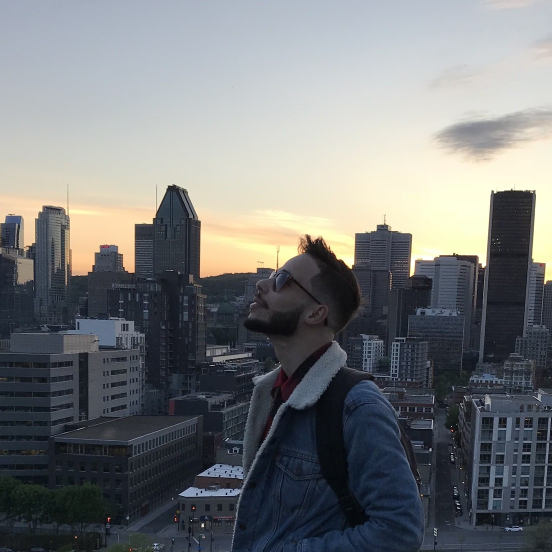
#> input picture scripts/source/portrait.jpg, 1104 x 1104 px (shown at 1/2 size)
$ python build_profile.py
#> lines starting #> are read from the running program, lines starting #| are printed output that depends on the picture
#!/usr/bin/env python3
"""Builds the animated card at the top of the profile README, in a light and a dark version:
assets/profile-{light,dark}.svg and the link slices assets/link-*-{light,dark}.svg.

Edit the facts below, then run:  python3 scripts/build_profile.py

Sources in scripts/source are square crops of the same photo, so the subject lines up from frame to frame:
  portrait.jpg              the original photo
  portrait-cutout.png       its cutout, from scripts/cutout.swift (macOS Vision, runs locally)
  backgrounds/*.jpg         real AI backgrounds, generated in the Photoroom app on that photo
  name.svg                  the name as outlines, from scripts/outline_name.py
"""

import base64
import io
import re
from pathlib import Path

from PIL import Image, ImageFilter

ROOT = Path(__file__).resolve().parent.parent
SOURCE = ROOT / "scripts" / "source"

# ── Facts ────────────────────────────────────────────────────────────────────

PITCH = [
    "I ship features in Photoroom's AI photo editor,",
    "used by millions to make their photos shine.",
]
CAREER = [
    # hash, company, what, role, glyph (node colours are per theme, in THEMES)
    ("a190l1a", "Algolia", "Search engine", "software engineering", "A"),
    ("ca570rd", "CastorDoc", "Data catalog", "fullstack engineering", "C"),
    ("a5m335f", "Ministère des Armées", "Defense, 3 years of service", "software engineering", "*"),
    (None, "Photoroom", "AI photo editing", "software engineering, since 2026", "P"),
]
# Photoroom since Feb 16, 2026. Counts from `gh search prs --owner Photoroom --author @me --merged`
# and `--reviewed-by @me` excluding my own (2026-11-27); Code Connect coverage from the July 31 audit (367/385).
CHANGELOG = [
    [("Rookie of the Year", None, 700), (" at Photoroom, in my first 4.5 months", None, 400)],
    [("880+", None, 700), (" pull requests merged and ", None, 400), ("660+", None, 700), (" reviewed, in 9 months", None, 400)],
    [("Shipped ", None, 400), ("Virtual Models, AI Video Gen, Share Links, Recommended edits", None, 700)],
    [("Design system: Code Connect coverage from ", None, 400), ("22% to 95%", None, 700)],
    [("Now building ", None, 400), ("Video Ad Maker", None, 700), (", AI video ads from product photos", None, 400)],
]

# ── Palette: a blueprint on GitHub's own canvas, with a light and a dark card ──
# The ground is transparent, so the card takes the page colour of any GitHub theme (light #ffffff, dark #0d1117,
# dark dimmed #22272e, high contrast #010409...); the blueprint is sky-blue linework, borders and box fills are
# translucent tints, and only the hero (whoami, the photo and the name) is a solid blue block. The README's <picture> shows the card matching the viewer's GitHub theme: GitHub
# wraps it in <themed-picture>, which rewrites the media query from that setting, not just the OS.
# Every text holds 4.5:1 against what is behind it (3:1 when large), a grid line under it included.

SKY = "#0099FF"  # the light inside the hero block
CLOUD = "#FDFDFE"  # type, frame and grid on the hero block
LIME = "#E0F354"  # the touch
NAVY = "#05264D"  # glyphs on light nodes and on lime, the photo's top scrim
CHIP, CHIP_TEXT, CHIP_SUB = "#05305F", CLOUD, "#DCE9F7"  # the caption chip on the photo
CHECKER = ("#0A4C99", "#0A58AE")  # the "transparent" squares, in blueprint blue
FRANCE_BLUE = "#2A63F6"
FRANCE_RED = "#E5484D"
THEMES = {
    "light": dict(
        HERO="#0969DA", TEXT="#1F2328", SUB="#1F2328", MUTED="#59636E", FAINT="#59636E", ACCENT="#0969DA",
        LINE="#1F2328", LINE_OPACITY=0.2, TINT="#1F2328", LOG_PANEL=0.03, LOG_TAB=0.06,  # tint opacities
        BLUE="#0969DA", GREEN="#116329", LINEWORK="#0969DA", GRID=(0.07, 0.12), SKYLINE_OPACITY=0.45, HEAD_GLOW=0.1,
        HERO_TEXT=CLOUD, HERO_TILDE=CLOUD,  # lime is 4.2:1 on GitHub blue, too low for 15 px text
        # node fill, ring, glyph: one blue family toward a lime present; the rings hold 3:1 on the page
        NODES=[("#8EB9E6", "#0969DA", NAVY), ("#5C9CE4", "#0969DA", NAVY), ("#0969DA", "#0969DA", "#FFFFFF"), (LIME, "#0969DA", NAVY)],
        PRESENT="#0969DA", HEAD_EDGE="#7F9010",  # arrow and HEAD pulse; lime alone vanishes on white
    ),
    "dark": dict(
        HERO="#0E2A4F", TEXT="#E6EDF3", SUB="#C9D1D9", MUTED="#A0A8B1", FAINT="#A0A8B1", ACCENT="#4493F8",  # muted holds 4.5:1 on dimmed boxes
        LINE="#FFFFFF", LINE_OPACITY=0.15, TINT="#FFFFFF", LOG_PANEL=0.04, LOG_TAB=0.08,
        BLUE=LIME, GREEN=LIME, LINEWORK="#4493F8", GRID=(0.09, 0.14), SKYLINE_OPACITY=0.5, HEAD_GLOW=0.18,
        HERO_TEXT="#E6F1FC", HERO_TILDE=LIME,
        NODES=[("#1F4E8C", "#4493F8", "#FFFFFF"), ("#2F6FC4", "#4493F8", "#FFFFFF"), ("#4493F8", "#4493F8", "#0D1117"), (LIME, "#4493F8", NAVY)],
        PRESENT=LIME, HEAD_EDGE=LIME,
    ),
}
# The palette is module-level, like the rest of the generator; the build loop switches it per theme, so both
# themes must set the same names or one would silently keep the other's value.
assert THEMES["light"].keys() == THEMES["dark"].keys(), set(THEMES["light"]) ^ set(THEMES["dark"])
globals().update(THEMES["light"])

W = 1000
# The README top-aligns the card (align="top") so GitHub leaves no line-box gap between it and the links.
SEAM = 0
RADIUS = 7  # GitHub's 6 px Box corners at the card's 846 / 1000 scale
SANS = "-apple-system, BlinkMacSystemFont, 'Segoe UI', Helvetica, Arial, sans-serif"
MONO = "ui-monospace, 'SF Mono', SFMono-Regular, Menlo, Monaco, 'Cascadia Code', Consolas, 'Liberation Mono', monospace"

# Hero loop: original photo, background removal sweep, then each AI background, then back to the original.
LOOP = 13.0
SWEEP_START, SWEEP_END, REMOVED_END = 1.0, 3.0, 4.5
AI_BACKGROUNDS = [
    # file, caption, shown from (s)
    ("space.jpg", "AI background: outer space", REMOVED_END),
    ("paris.jpg", "AI background: Paris at dusk", 8.5),
]
RESET = 12.2
# The hero is a magazine cover: the name sits between the background and the cutout, so once the background
# is gone Tom stands in front of it. The banner shows a band of the square photos, from WINDOW_TOP down.
BANNER_X, BANNER_Y, BANNER_W, BANNER_H = 56, 92, 888, 440
WINDOW_TOP = 0.26
NAME_X, NAME_W = 84, 832
# On the square photo his hair starts at 0.43, so the head covers the bottom third of the letters it crosses.
NAME_BASELINE = BANNER_Y + (0.47 - WINDOW_TOP) * BANNER_W
HERO_H = BANNER_Y + BANNER_H + 20  # the solid blue block
ROLE_Y = HERO_H + 48  # the role line's baseline, with air under the block
CAREER_Y = ROLE_Y + 104
CHANGELOG_Y = CAREER_Y + 300
CHANGELOG_H = 60 + 42 * len(CHANGELOG)
FOOTER_Y = CHANGELOG_Y + CHANGELOG_H + 60
H = FOOTER_Y + 90


def data_uri(image: Image.Image, fmt: str, **options) -> str:
    buffer = io.BytesIO()
    image.save(buffer, fmt, **options)
    mime = "image/jpeg" if fmt == "JPEG" else f"image/{fmt.lower()}"
    return f"data:{mime};base64,{base64.b64encode(buffer.getvalue()).decode()}"


def key_times(*seconds: float) -> str:
    return ";".join(f"{s / LOOP:.4f}" for s in seconds)


def esc(text: str) -> str:
    return text.replace("&", "&amp;").replace("<", "&lt;").replace(">", "&gt;")


# [8 lines left out: function flag, not called in this run]


def prompt(x: float, y: float, command: str, text: str = "", tilde: str = "") -> str:
    return (
        f'<text x="{x}" y="{y}" class="mono" font-size="15" fill="{text or MUTED}">'
        f'<tspan fill="{tilde or BLUE}">~</tspan> $ {command}</text>'
    )


def embedded(name: str) -> str:
    image = Image.open(SOURCE / name)
    side = image.width
    top = round(WINDOW_TOP * side)
    image = image.crop((0, top, side, top + round(side * BANNER_H / BANNER_W)))
    if image.mode == "RGBA":
        # Shrink the matte by a pixel: its outer edge still carries the sunset sky as a pale halo.
        image.putalpha(image.getchannel("A").filter(ImageFilter.MinFilter(3)))
        return data_uri(image, "WEBP", quality=88, method=6)
    return data_uri(image.convert("RGB"), "JPEG", quality=82, optimize=True, progressive=True)


def masthead() -> str:
    view_box, path = re.search(r'viewBox="([^"]+)".*? d="([^"]+)"', (SOURCE / "name.svg").read_text()).groups()
    left = float(view_box.split()[0])
    scale = NAME_W / float(view_box.split()[2])
    return (
        f'<path transform="translate({NAME_X - left * scale:.1f} {NAME_BASELINE:.1f}) scale({scale:.5f})" '
        f'd="{path}" fill="#F5F7FA"/>'
    )


def hero() -> str:
    original_uri = embedded("portrait.jpg")
    cutout_uri = embedded("portrait-cutout.png")
    x, y, w, h = BANNER_X, BANNER_Y, BANNER_W, BANNER_H
    end = x + w
    sweep = key_times(0, SWEEP_START, SWEEP_END, LOOP)
    spline = 'calcMode="spline" keySplines="0 0 1 1; 0.45 0 0.2 1; 0 0 1 1"'
    chip_y = y + h - 58
    reset = (
        f'<animate attributeName="opacity" values="1;1;0;0" keyTimes="{key_times(0, RESET, RESET + 0.6, LOOP)}" '
        f'dur="{LOOP}s" begin="0.5s" repeatCount="indefinite"/>'
    )

    def fade_in(start: float) -> str:
        return (
            f'<animate attributeName="opacity" values="0;0;1;1" keyTimes="{key_times(0, start, start + 0.5, LOOP)}" '
            f'dur="{LOOP}s" begin="0.5s" repeatCount="indefinite"/>'
        )

    def caption(text: str, start: float, stop: float, accent: str = CHIP_SUB) -> str:
        shown = f'values="0;1;0" keyTimes="{key_times(0, start, stop)}"'
        if start == 0:
            shown = f'values="1;0;1" keyTimes="{key_times(0, stop, RESET)}"'
        return (
            f'<text x="{x + 62}" y="{chip_y + 27}" font-size="15" fill="{accent}" opacity="{1 if start == 0 else 0}">'
            f'{esc(text)}<animate attributeName="opacity" {shown} calcMode="discrete" dur="{LOOP}s" '
            f'begin="0.5s" repeatCount="indefinite"/></text>'
        )

    pitch_lines = "".join(
        f'<text x="56" y="{ROLE_Y + 36 + i * 28}" font-size="19" fill="{SUB}">{esc(line)}</text>'
        for i, line in enumerate(PITCH)
    )
    backgrounds = "".join(
        f'<image href="{embedded("backgrounds/" + file)}" x="{x}" y="{y}" width="{w}" height="{h}" preserveAspectRatio="none" opacity="0">{fade_in(start)}</image>'
        for file, _, start in AI_BACKGROUNDS
    )
    stops = [start for _, _, start in AI_BACKGROUNDS[1:]] + [RESET]
    ai_captions = "".join(
        caption(text, start, stop, CHIP_TEXT) for (_, text, start), stop in zip(AI_BACKGROUNDS, stops)
    )
    return f"""
  <!-- Hero: the Photoroom trick, played on the author's own portrait. Layers, bottom to top: the photo,
       the swept-in background, the name, the swept-in cutout. -->
  {prompt(56, 66, "whoami", HERO_TEXT, HERO_TILDE)}
  <rect class="cursor" x="147" y="53" width="9" height="16" fill="{LIME}"/>
  <text x="{end}" y="66" text-anchor="end" class="mono" font-size="13" fill="{HERO_TEXT}">tom.jpg</text>
  <g clip-path="url(#bannerClip)">
    <image href="{original_uri}" x="{x}" y="{y}" width="{w}" height="{h}" preserveAspectRatio="none"/>
    <g clip-path="url(#sweepClip)">{reset}
      <rect x="{x}" y="{y}" width="{w}" height="{h}" fill="url(#checker)"/>
      {backgrounds}
    </g>
    <rect x="{x}" y="{y}" width="{w}" height="{h}" fill="url(#scrim)"/>
    {masthead()}
    <g clip-path="url(#sweepClip)">{reset}
      <image href="{cutout_uri}" x="{x}" y="{y}" width="{w}" height="{h}" preserveAspectRatio="none" filter="url(#lift)"/>
    </g>
    <g opacity="0">
      <animate attributeName="opacity" values="0;1;1;0;0" keyTimes="{key_times(0, SWEEP_START, SWEEP_END - 0.1, SWEEP_END + 0.1, LOOP)}" dur="{LOOP}s" begin="0.5s" repeatCount="indefinite"/>
      <rect y="{y}" width="40" height="{h}" fill="url(#scanGlow)">
        <animate attributeName="x" values="{x - 40};{x - 40};{end - 40};{end - 40}" keyTimes="{sweep}" {spline} dur="{LOOP}s" begin="0.5s" repeatCount="indefinite"/>
      </rect>
      <rect y="{y}" width="2" height="{h}" fill="#FFFFFF">
        <animate attributeName="x" values="{x - 1};{x - 1};{end - 1};{end - 1}" keyTimes="{sweep}" {spline} dur="{LOOP}s" begin="0.5s" repeatCount="indefinite"/>
      </rect>
    </g>
  </g>
  <rect x="{x}" y="{y}" width="{w}" height="{h}" rx="18" stroke="{CLOUD}" stroke-width="1.5"/>

  <rect x="{x + 16}" y="{chip_y}" width="300" height="42" rx="21" fill="{CHIP}" fill-opacity="0.86" stroke="{LINE}" stroke-opacity="{LINE_OPACITY}"/>
  <g transform="translate({x + 38} {chip_y + 21})">
    <path class="spark" d="M0 -10 C1.2 -3 3 -1.2 10 0 C3 1.2 1.2 3 0 10 C-1.2 3 -3 1.2 -10 0 C-3 -1.2 -1.2 -3 0 -10 Z" fill="{LIME}"/>
  </g>
  {caption("Original photo", 0, SWEEP_START)}
  {caption("Removing the background…", SWEEP_START, SWEEP_END, CHIP_TEXT)}
  {caption("Background removed", SWEEP_END, REMOVED_END, CHIP_TEXT)}
  {ai_captions}

  <text x="56" y="{ROLE_Y}" font-size="26" fill="{TEXT}">Software engineer at <tspan fill="{ACCENT}" font-weight="700">Photoroom</tspan></text>
  {pitch_lines}
  {flag(920, ROLE_Y - 14)}
  <text x="908" y="{ROLE_Y}" text-anchor="end" font-size="17" fill="{MUTED}">Paris, France</text>
"""


# [127 lines left out: functions career, changelog, footer, not called in this run]


# Paris roofs along the bottom of the card, and the tower between the motto and the handle, as linework drawn
# for a card bottom at y=1440; build() moves it to the real bottom.
SKYLINE_BOTTOM = 1440
SKYLINE = (
    "M0 1440 V1414 h40 l10 -14 h60 l10 14 h20 v-22 h8 v22 h30 l12 -18 h70 l12 18 h24 v-10 h6 v10 h40 l14 -20 h84 l14 20 h30 v-16 h8 v16"
    " h50 l10 -12 h56 l10 12 h20 v-24 h6 v24 h34 l12 -16 h70 l12 16 h30 l10 -12 h40 l10 12 h18 v-18 h8 v18 h42 l14 -20 h80 l14 20 h29 V1440"
    " M694 1440 L718 1388 L723 1356 L726 1334 L728 1318 L730 1334 L733 1356 L738 1388 L762 1440"
    " M703 1418 H753 M713 1392 H743 M720 1362 H736 M705 1418 L740 1392 M751 1418 L716 1392 M715 1392 L734 1362 M741 1392 L722 1362"
    " M712 1440 Q728 1424 744 1440"
)


def grid(grid_id: str, colour: str, minor: float, major: float) -> str:
    return (
        f'<pattern id="{grid_id}" width="120" height="120" patternUnits="userSpaceOnUse">'
        f'<path d="M24 0V120M48 0V120M72 0V120M96 0V120M0 24H120M0 48H120M0 72H120M0 96H120" stroke="{colour}" stroke-opacity="{minor}"/>'
        f'<path d="M0 0V120M0 0H120" stroke="{colour}" stroke-opacity="{major}"/></pattern>'
    )


def ground(dx: float = 0, dy: float = 0) -> str:
    """The blueprint grid over the page, in card coordinates; a link slice shifts it by its own offset."""
    total = H + SEAM + LINK_HEIGHT
    return f'<g transform="translate({dx} {dy})"><rect width="{W}" height="{total}" fill="url(#grid)"/></g>'


def build() -> str:
    return f"""<svg width="{W}" height="{H}" viewBox="0 0 {W} {H}" fill="none" xmlns="http://www.w3.org/2000/svg" role="img" aria-label="Tom Klotz, software engineer at Photoroom in Paris. His name is set like a magazine cover over his portrait; an animation removes the photo's background so he steps in front of his own name, then swaps in AI backgrounds made with Photoroom, outer space then Paris at dusk. Then a git graph of his career: Algolia, CastorDoc, Ministère des Armées, Photoroom. Highlights: Rookie of the Year in his first 4.5 months, 880+ pull requests merged and 660+ reviewed in 9 months, shipped Virtual Models, AI Video Gen, Share Links and Recommended edits, Code Connect coverage from 22% to 95%, and now building Video Ad Maker, AI video ads from product photos.">
  <defs>
    <clipPath id="panel"><rect width="{W}" height="{H + 24}" rx="{RADIUS}"/></clipPath>
    <clipPath id="bannerClip"><rect x="{BANNER_X}" y="{BANNER_Y}" width="{BANNER_W}" height="{BANNER_H}" rx="18"/></clipPath>
    <clipPath id="sweepClip"><rect x="{BANNER_X}" y="{BANNER_Y}" height="{BANNER_H}" width="0.01">
      <animate attributeName="width" values="0.01;0.01;{BANNER_W};{BANNER_W}" keyTimes="{key_times(0, SWEEP_START, SWEEP_END, LOOP)}" calcMode="spline" keySplines="0 0 1 1; 0.45 0 0.2 1; 0 0 1 1" dur="{LOOP}s" begin="0.5s" repeatCount="indefinite"/>
    </rect></clipPath>
    <pattern id="checker" width="24" height="24" patternUnits="userSpaceOnUse" x="{BANNER_X}" y="{BANNER_Y}">
      <rect width="24" height="24" fill="{CHECKER[0]}"/><rect width="12" height="12" fill="{CHECKER[1]}"/><rect x="12" y="12" width="12" height="12" fill="{CHECKER[1]}"/>
    </pattern>
    <linearGradient id="scanGlow" x1="0" y1="0" x2="1" y2="0">
      <stop offset="0" stop-color="{CLOUD}" stop-opacity="0"/><stop offset="1" stop-color="{CLOUD}" stop-opacity="0.75"/>
    </linearGradient>
    <linearGradient id="scrim" x1="0" y1="0" x2="0" y2="1">
      <stop offset="0" stop-color="{NAVY}" stop-opacity="0.6"/><stop offset="0.55" stop-color="{NAVY}" stop-opacity="0"/>
    </linearGradient>
    <filter id="lift" x="-5%" y="-5%" width="110%" height="115%"><feDropShadow dx="0" dy="8" stdDeviation="10" flood-color="#000" flood-opacity="0.45"/></filter>
    <radialGradient id="skyGlow"><stop offset="0" stop-color="{ACCENT}" stop-opacity="{HEAD_GLOW}"/><stop offset="1" stop-color="{ACCENT}" stop-opacity="0"/></radialGradient>
    <radialGradient id="skylight"><stop offset="0" stop-color="{SKY}" stop-opacity="0.55"/><stop offset="1" stop-color="{SKY}" stop-opacity="0"/></radialGradient>
    {grid("grid", LINEWORK, *GRID)}
    {grid("heroGrid", CLOUD, 0.06, 0.12)}
  </defs>
  <style>
    text {{ font-family: {SANS}; }}
    .mono {{ font-family: {MONO}; }}
    @keyframes blink {{ 0%, 45% {{ opacity: 1 }} 50%, 95% {{ opacity: 0 }} 100% {{ opacity: 1 }} }}
    .cursor {{ animation: blink 1.1s steps(1) infinite; }}
    @keyframes twinkle {{ 0%, 100% {{ transform: rotate(0deg) scale(1) }} 50% {{ transform: rotate(45deg) scale(0.75) }} }}
    .spark {{ transform-box: fill-box; transform-origin: center; animation: twinkle 2.4s ease-in-out infinite; }}
    @keyframes draw {{ from {{ stroke-dashoffset: 1 }} to {{ stroke-dashoffset: 0 }} }}
    .drawn {{ stroke-dasharray: 1; animation: draw 3.2s cubic-bezier(0.4, 0, 0.2, 1) 0.6s both; }}
    @media (prefers-reduced-motion: reduce) {{ .cursor, .spark, .drawn {{ animation: none; }} }}
  </style>
  <g clip-path="url(#panel)">
    {ground()}
    <rect width="{W}" height="{HERO_H}" fill="{HERO}"/>
    <rect width="{W}" height="{HERO_H}" fill="url(#heroGrid)"/>
    <circle cx="500" cy="220" r="330" fill="url(#skylight)" opacity="0.6"/>
    <path transform="translate(0 {H - SKYLINE_BOTTOM})" class="drawn" d="{SKYLINE}" stroke="{LINEWORK}" stroke-opacity="{SKYLINE_OPACITY}" stroke-width="1.4" stroke-linejoin="round" pathLength="1"/>
  </g>
{hero()}
{career()}
{changelog()}
{footer()}
</svg>
"""
#> in embedded, image is the input picture: PIL image 1104x1104 RGB; mean R, G, B 118.4, 120.8, 122.3
#> in embedded, `image = image.crop((0, top, side, top + round(side * BANNER_H / BANNER..`:
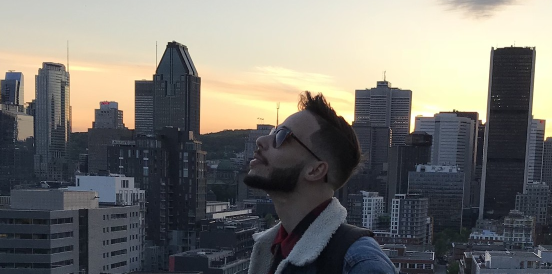
#> image: PIL image 1104x547 RGB (shown at 1/2 size); mean R, G, B 117.7, 116.4, 112
#> call 2 of embedded, with name = 'portrait-cutout.png'
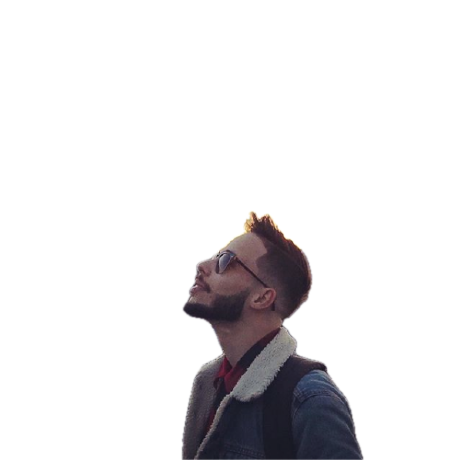
#> input picture scripts/source/portrait-cutout.png, 460 x 460 px
#> in embedded, image is the input picture: PIL image 460x460 RGBA; mean R, G, B, A 9.8, 8.4, 9.8, 33.7
#> in embedded (call 2), `image = image.crop((0, top, side, top + round(side * BANNER_H / BANNER..`:
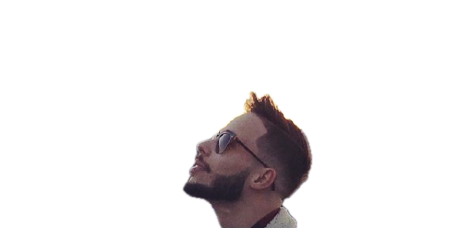
#> image: PIL image 460x228 RGBA; mean R, G, B, A 10.8, 8.4, 8.9, 27.7; transparent parts drawn white
#> call 3 of embedded, with name = 'backgrounds/space.jpg'
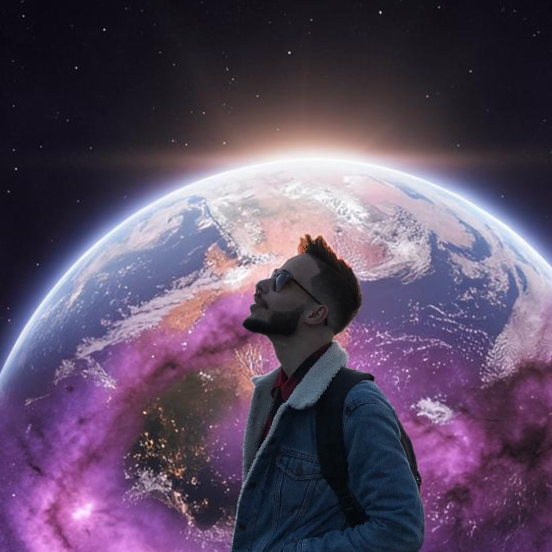
#> input picture scripts/source/backgrounds/space.jpg, 1104 x 1104 px (shown at 1/2 size)
#> in embedded, image is the input picture: PIL image 1104x1104 RGB; mean R, G, B 91.2, 75.4, 99.3
#> in embedded (call 3), `image = image.crop((0, top, side, top + round(side * BANNER_H / BANNER..`:
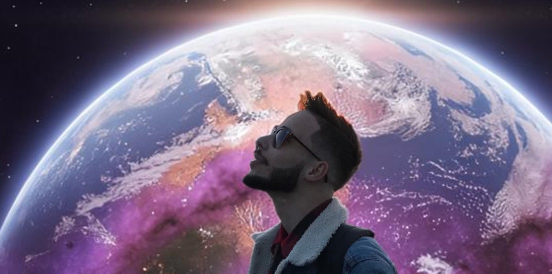
#> image: PIL image 1104x547 RGB (shown at 1/2 size); mean R, G, B 123.1, 108, 132.9
#> call 4 of embedded, with name = 'backgrounds/paris.jpg'
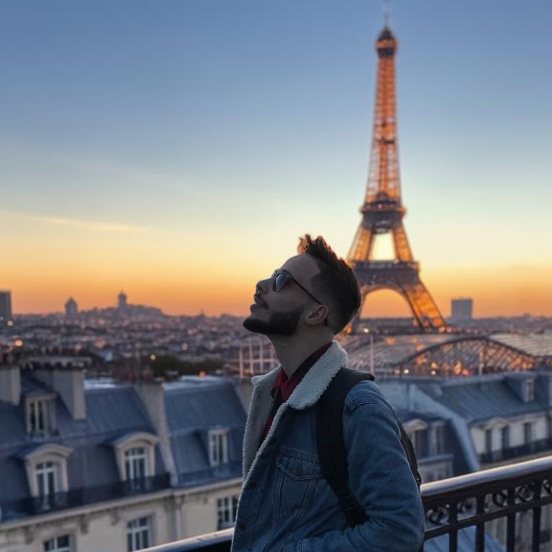
#> input picture scripts/source/backgrounds/paris.jpg, 1104 x 1104 px (shown at 1/2 size)
#> in embedded, image is the input picture: PIL image 1104x1104 RGB; mean R, G, B 121.8, 125.6, 132.4
#> in embedded (call 4), `image = image.crop((0, top, side, top + round(side * BANNER_H / BANNER..`:
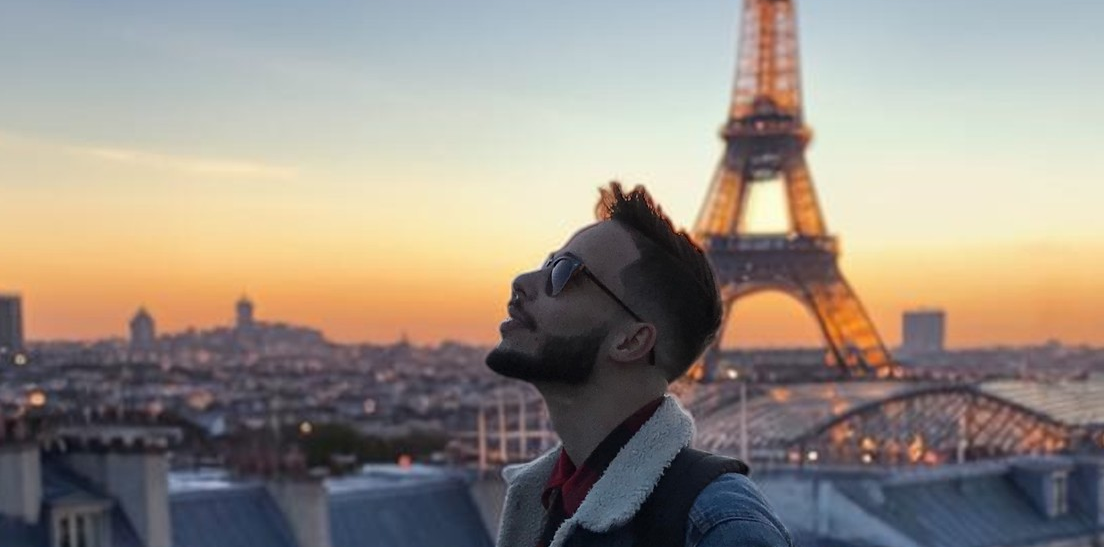
#> image: PIL image 1104x547 RGB; mean R, G, B 152.5, 143.5, 133.9


# ── Links: one panel cut in three images, since each needs its own <a> in the README ──

# New file names on purpose: GitHub kept serving the old connect-*.svg slices at the new widths.
LINKS = [
    ("link-linkedin.svg", "LinkedIn", "tom-klotz", "linkedin"),
    ("link-photoroom.svg", "Photoroom", "photoroom.com", "photoroom"),
    ("link-pixelheim.svg", "Pixelheim", "my retro pixel-art RPG", "pixelheim"),
]
# The cards line up with the card's content column (x 56 to 944), so the slices are cut in the gaps between them.
LINK_GAP = 20
LINK_CARD_W = (W - 2 * 56 - 2 * LINK_GAP) / 3
LINK_WIDTHS = [349, 302, 349]
LINK_HEIGHT = 112

SWORD = [
    (7, 0, "#E8ECF4"), (6, 1, "#E8ECF4"), (5, 2, "#E8ECF4"), (4, 3, "#E8ECF4"), (1, 3, "#C9A227"),
    (2, 4, "#C9A227"), (3, 4, "#E8ECF4"), (2, 5, "#B07A3B"), (3, 5, "#C9A227"), (1, 6, "#B07A3B"),
    (4, 6, "#C9A227"), (0, 7, "#B07A3B"),
]


# [37 lines left out: functions link_icon, link_slice, not called in this run]


if __name__ == "__main__":
    for theme, palette in THEMES.items():
        globals().update(palette)
        out = ROOT / "assets" / f"profile-{theme}.svg"
#> (the run stopped early here; a loop or call above may not have finished)
